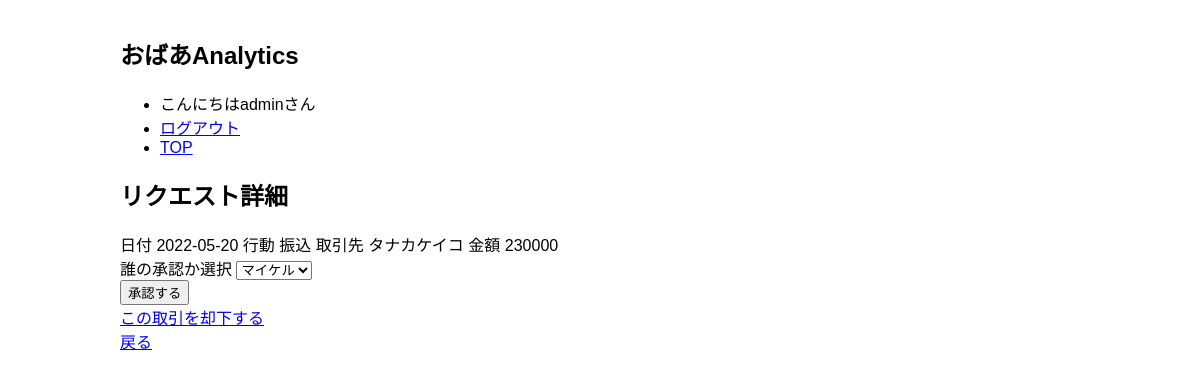
The page /history/history/3permission (signed in) on the database as committed earlier.
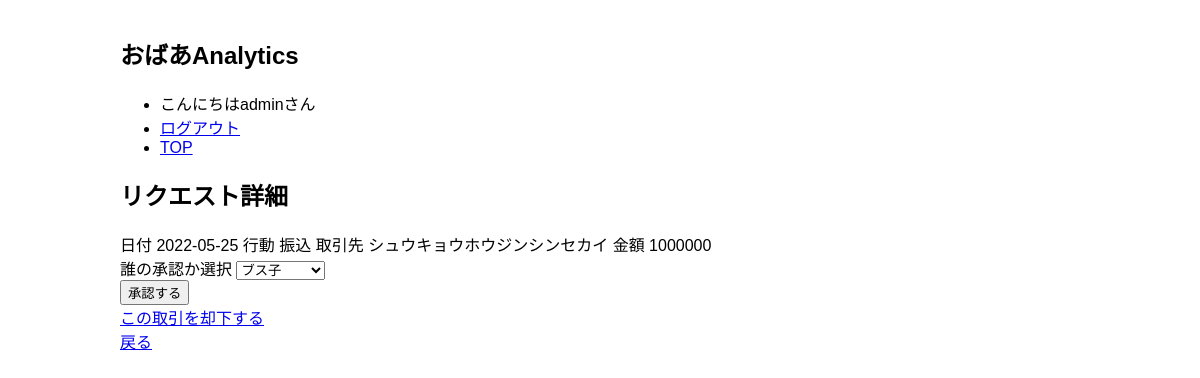
The same page on the database as committed later.
### tables this page shows
CREATE TABLE apidata (
  id INTEGER PRIMARY KEY AUTOINCREMENT,
  author_id INTEGER NOT NULL,
  date DATE DEFAULT CURRENT_TIMESTAMP,
  action TEXT NOT NULL,
  place TEXT NOT NULL,
  money INTEGER NOT NULL,
  flag INTEGER NOT NULL,
  permit TEXT,
  FOREIGN KEY (author_id) REFERENCES user (id)
);

### flaskr/history.py (the view, shortened to what this page needs)
@bp.route('history/<int:id>permission', methods=('GET','POST'))
@login_required
def permission(id):
  postdata = get_post(id)
  db = get_db()
  postfamily = db.execute(
    'SELECT f.id, ship, famname, addres, author_id, username'
    ' FROM family f JOIN user u ON f.author_id = u.id'
    ' ORDER BY created DESC'
  ).fetchall()
  return render_template('history/permission.html', postfamily=postfamily, postdata=postdata)

### flaskr/auth.py (called while the page is built)
@bp.before_app_request
def load_logged_in_user():
  user_id = session.get('user_id')
  if user_id is None:
    g.user = None
  else:
    g.user = get_db().execute(
      'SELECT * FROM user WHERE id = ?', (user_id,)
    ).fetchone()

def login_required(view):
  @functools.wraps(view)
  def wrapped_view(**kwargs):
    if g.user is None:
      return redirect(url_for('auth.login'))
    return view(**kwargs)
  return wrapped_view

### flaskr/db.py (called while the page is built)
def get_db():
  if 'db' not in g:
    g.db = sqlite3.connect(
      current_app.config['DATABASE'],
      detect_types=sqlite3.PARSE_DECLTYPES
    )
    g.db.row_factory = sqlite3.Row
  return g.db

### flaskr/history.py (called while the page is built)
def get_post(id, check_author=True):
  postdata = get_db().execute(
    'SELECT d.id, author_id, date, action, place, money, flag'
    ' FROM apidata d JOIN user u ON d.author_id = u.id'
    ' WHERE d.id = ?', (id,)
  ).fetchone()
  if postdata is None:
    abort(404, 'ID {0} は存在しません' .format(id))
  if check_author and postdata['author_id'] != g.user['id']:
    abort(403)
  return postdata

### flaskr/templates/history/permission.html
{% extends 'base.html' %}
{% block header %}
  <h1>{% block title %}リクエスト詳細{% endblock %}</h1>
{% endblock %}
{% block content %}
  <label for="date">日付</label>
  <span name="date" id="date">{{ postdata['date'] }}</span>
  <label for="action">行動</label>
  <span name="action" id="action">{{ postdata['action'] }}</span>
  <label for="place">取引先</label>
  <span name="place" id="place">{{ postdata['place'] }}</span>
  <label for="money">金額</label>
  <span name="money" id="money">{{ postdata['money'] }}</span>
  {% if postdata['flag'] == 0 %}
  <form method="post">
    <div>
      <label for="shipname">誰の承認か選択</label>
        <select name="family" id="family">
        {% for family in postfamily %}
          <option value="{{ family['famname'] }}">{{ family['famname'] }}</option>
        {% endfor %}
        </select>
    </div>
    <div>
      <input type="submit" value="承認する" onclick="return confirm('本当に承認しますか?');">
    </div>
  </form>
    <div>
      <a class="warning" href="{{ url_for('history.warning', id=postdata['id']) }}">この取引を却下する</a>
    </div>
  {% endif %}
<a href="{{ url_for('history.index') }}">戻る</a>
{% endblock %}

Rows that differ between the two databases and show on the page:
changed apidata "振込": date "2022-05-20" → "2022-05-25"; place "タナカケイコ" → "シュウキョウホウジンシンセカイ"; money "230000" → "1000000"
Other text that changed with them:
form field family: "マイケル" → "ブス子"
